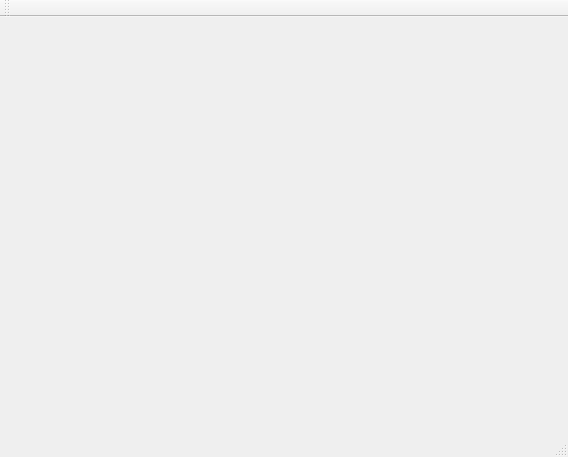
<?xml version="1.0" encoding="UTF-8"?>
<ui version="4.0">
 <class>MainWindow</class>
 <widget class="QMainWindow" name="MainWindow">
  <property name="geometry">
   <rect>
    <x>0</x>
    <y>0</y>
    <width>568</width>
    <height>457</height>
   </rect>
  </property>
  <property name="windowTitle">
   <string>MainWindow</string>
  </property>
  <widget class="QWidget" name="centralWidget"/>
  <widget class="QMenuBar" name="menuBar">
   <property name="geometry">
    <rect>
     <x>0</x>
     <y>0</y>
     <width>568</width>
     <height>23</height>
    </rect>
   </property>
  </widget>
  <widget class="QToolBar" name="mainToolBar">
   <attribute name="toolBarArea">
    <enum>TopToolBarArea</enum>
   </attribute>
   <attribute name="toolBarBreak">
    <bool>false</bool>
   </attribute>
  </widget>
  <widget class="QStatusBar" name="statusBar"/>
 </widget>
 <layoutdefault spacing="6" margin="11"/>
 <resources/>
 <connections/>
</ui>
